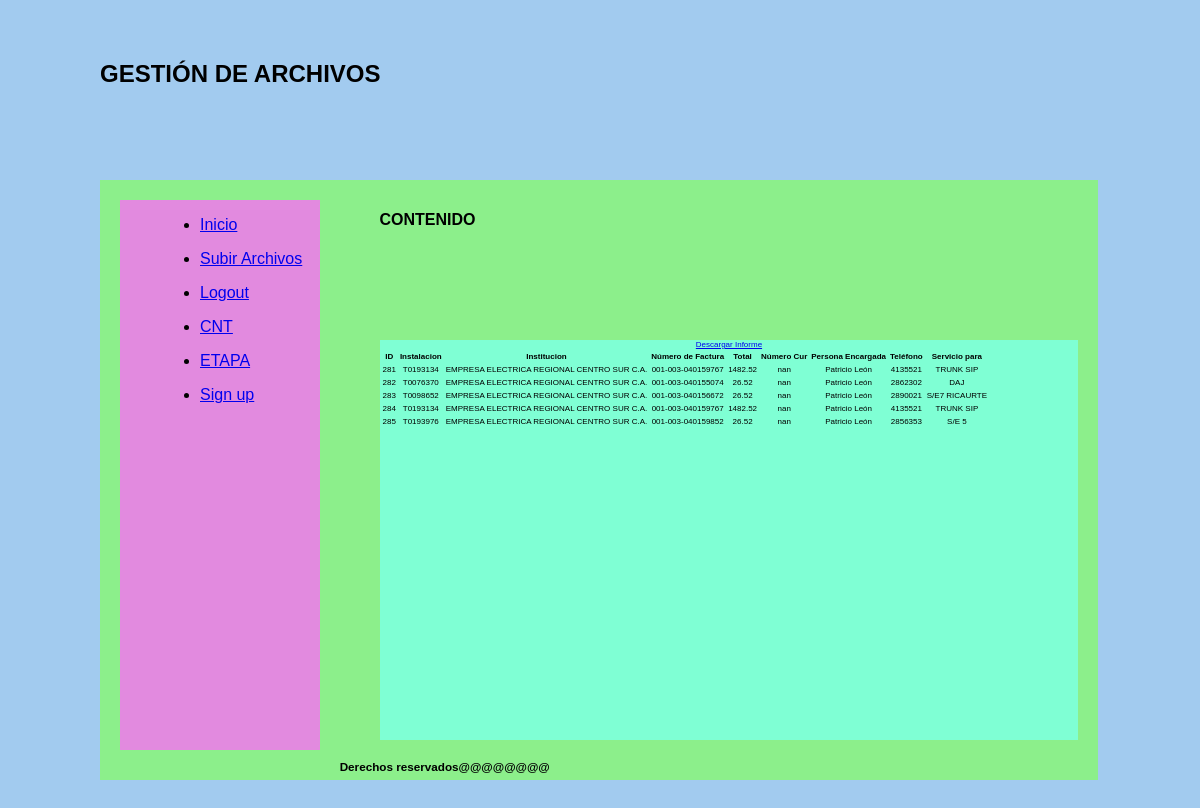
The app's page /listarEtapa/ (signed in), older data.
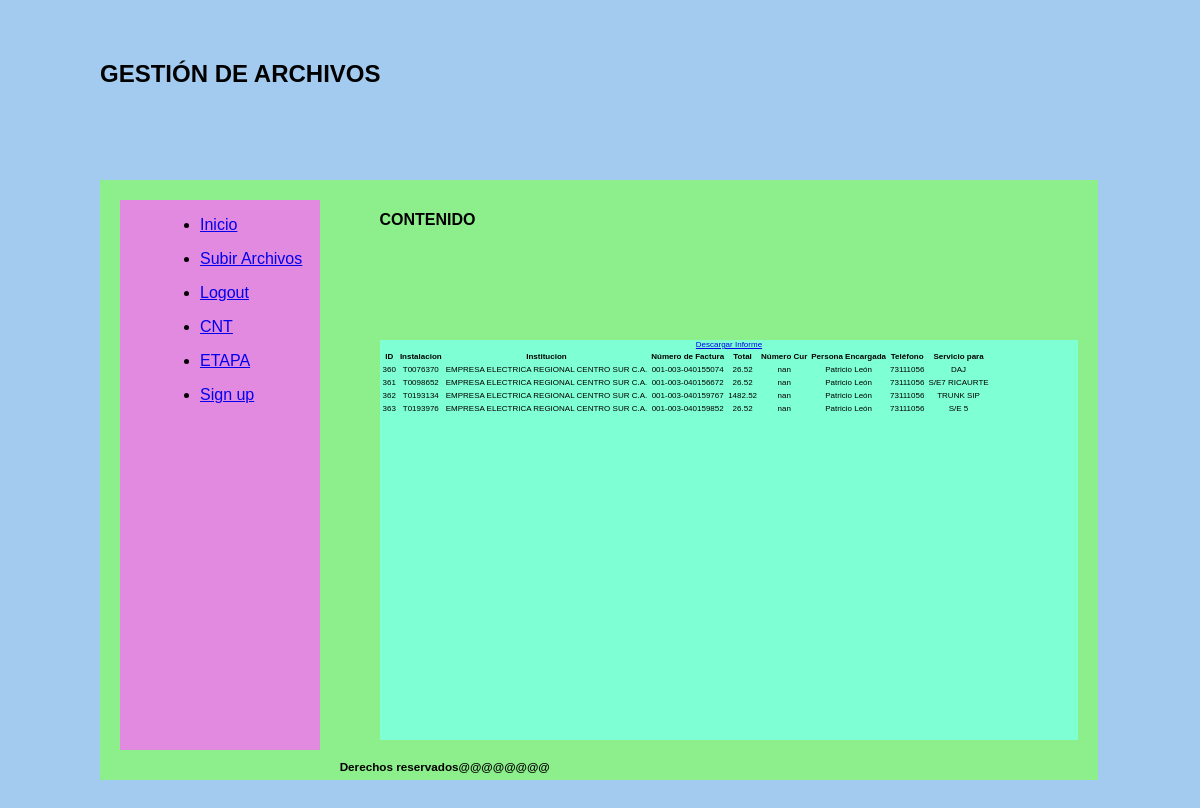
The same page, newer data.
### gestionarArchivos/models.py (models this page shows)
class Document(models.Model):
    title = models.CharField(max_length = 200)
    uploadedFile = models.FileField(upload_to = "UploadedFiles/")
    dateTimeOfUpload = models.DateTimeField(auto_now = True)
    factura=models.CharField(max_length=25, default='sin datos')
    telefono=models.CharField(max_length=10, default='')
    total=models.FloatField(default=0.0)
    provincia=models.CharField(max_length=50, default='')
    canton=models.CharField(max_length=50,default='')
    lugar=models.CharField(max_length=100,default='')
    direccion=models.CharField(max_length=255, default='')
    instalacion=models.CharField(max_length=10, default='')
    institucion=models.CharField(max_length=100,default='')
    numeroCur=models.CharField(max_length=10,default='N/A')
    personaEncargada=models.CharField(max_length=100,default='Patricio León')
    rucEmisor=models.CharField(max_length=13,default='1768152560001')

### gestionarArchivos/views.py (the view)
# urls.py: path("listarEtapa/",listarEtapa,name='listarEtapa'),
def listarEtapa(request):
    if request.user.is_authenticated:
        documents = models.Document.objects.all().filter(rucEmisor='0160050020001')
        return render(request, "listaretapa.html", context = {
            "files": documents})
    else:
        return render(request,'home.html')

### gestionarArchivos/templates/listaretapa.html
{% extends 'base.html' %}
{% block content %}
    <form action="">
        <a href="../generarInformeEtapa">Descargar Informe</a>
        <table>
            <tr>
                <th>ID</th>
                <th>Instalacion</th>
                <th>Institucion</th>
                <th>Número de Factura</th>
                <th>Total</th>
                <th>Número Cur</th>
                <th>Persona Encargada</th>
                <th>Teléfono</th>
                <th>Servicio para</th>
            </tr>
            {% for file in files %}
                <tr>
                    <td>{{ file.id }}</td>
                    <td>{{ file.instalacion }}</td>
                    <td>{{file.institucion }}</td>
                    <td>{{ file.factura }}</td>
                    <td>{{ file.total }}</td>
                    <td>{{ file.numeroCur }}</td>
                    <td>{{ file.personaEncargada }}</td>
                    <td>{{ file.telefono }}</td>
                    <td>{{ file.direccion }}</td>
                </tr>
            {% endfor %}
        </table>
        {% endblock %}

### gestionarArchivos/templates/base.html (shortened to what this page needs)
<!DOCTYPE html>
<html lang="en">
<head>
    {% load static %}
    <link type="text/css" rel="stylesheet" href="{% static 'estilos.css' %}" />
</head>
<body>
    <div class="encabezado1">
        <h1>GESTIÓN DE ARCHIVOS</h1>
    </div>
    <div class="contenido">
    <div class="menu">
        <menu>
            <ul><li><a href="{% url 'home' %}">Inicio</a></li></ul>
            {% if user.is_authenticated %}
                <ul><li><a href="{% url 'uploadFile' %}">Subir Archivos</a></li></ul>
                <ul><li><a href="{% url 'logout' %}">Logout</a></li></ul>
                <ul><li><a href="{% url 'listarCnt' %}">CNT</a></li></ul>
                <ul><li><a href="{% url 'listarEtapa' %}">ETAPA</a></li></ul>
                <ul><li><a href="{% url 'signup' %}">Sign up</a></li></ul>
            {% else %}
                <ul><li><a href="{% url 'login' %}">Login</a></li></ul>
            {% endif %}
        </menu>
    </div>
    <div class="encabezado2">
        <h1>CONTENIDO</h1>
    </div>
    <div class="pagina">
        {% block content %}
        {% endblock %}
    </div>
    <div class="piepagina">
        <h3>Derechos reservados@@@@@@@@</h3>
    </div>
    </div>
</body>
</html>

### gestionarArchivos/static/estilos.css (style rules this page uses)
body { padding:20px; margin:20px 60px; font-family:Arial; font-size: 12px; background-color:rgb(162, 203, 239); }
.encabezado1 { width: 96%; height: 100px; background-color: D0FA58; margin: 20px 20px 20px 20px ; }
.encabezado2 { width: 70%; height: 100px; float: right; background-color: D0FA58; margin: 20px 20px 20px 20px ; }
.contenido { width: 96%; height: 600px; background-color: rgb(140, 239, 139); margin: 20px 20px 20px 20px ; font-size: 8px; }
.menu { width: 20%; height: 550px; background-color: rgb(226, 138, 223); margin: 20px 20px 20px 20px ; float: left; text-align:left; font-size: 16px; }
.pagina { width: 70%; height: 400px; background-color:aquamarine; margin: 20px 20px 20px 20px ; float: right; text-align:center; }
.piepagina { width: 96%; height: 100px; background-color: D0FA58; margin: 20px 20px 20px 20px ; border-color: black; border:2px; font-family:Arial; font-size: 10px; }

Row changes from the older to the newer data that the page shows:
removed Document: id "281", instalacion "T0193134", institucion "EMPRESA ELECTRICA REGIONAL CENTRO SUR C.A.", factura "001-003-040159767", total "1482.52", numeroCur "nan", personaEncargada "Patricio León", telefono "4135521", direccion "TRUNK SIP"
removed Document: id "282", instalacion "T0076370", institucion "EMPRESA ELECTRICA REGIONAL CENTRO SUR C.A.", factura "001-003-040155074", total "26.52", numeroCur "nan", personaEncargada "Patricio León", telefono "2862302", direccion "DAJ"
removed Document: id "283", instalacion "T0098652", institucion "EMPRESA ELECTRICA REGIONAL CENTRO SUR C.A.", factura "001-003-040156672", total "26.52", numeroCur "nan", personaEncargada "Patricio León", telefono "2890021", direccion "S/E7 RICAURTE"
removed Document: id "284", instalacion "T0193134", institucion "EMPRESA ELECTRICA REGIONAL CENTRO SUR C.A.", factura "001-003-040159767", total "1482.52", numeroCur "nan", personaEncargada "Patricio León", telefono "4135521", direccion "TRUNK SIP"
removed Document: id "285", instalacion "T0193976", institucion "EMPRESA ELECTRICA REGIONAL CENTRO SUR C.A.", factura "001-003-040159852", total "26.52", numeroCur "nan", personaEncargada "Patricio León", telefono "2856353", direccion "S/E 5"
added Document: id "360", instalacion "T0076370", institucion "EMPRESA ELECTRICA REGIONAL CENTRO SUR C.A.", factura "001-003-040155074", total "26.52", numeroCur "nan", personaEncargada "Patricio León", telefono "73111056", direccion "DAJ"
added Document: id "361", instalacion "T0098652", institucion "EMPRESA ELECTRICA REGIONAL CENTRO SUR C.A.", factura "001-003-040156672", total "26.52", numeroCur "nan", personaEncargada "Patricio León", telefono "73111056", direccion "S/E7 RICAURTE"
added Document: id "362", instalacion "T0193134", institucion "EMPRESA ELECTRICA REGIONAL CENTRO SUR C.A.", factura "001-003-040159767", total "1482.52", numeroCur "nan", personaEncargada "Patricio León", telefono "73111056", direccion "TRUNK SIP"
added Document: id "363", instalacion "T0193976", institucion "EMPRESA ELECTRICA REGIONAL CENTRO SUR C.A.", factura "001-003-040159852", total "26.52", numeroCur "nan", personaEncargada "Patricio León", telefono "73111056", direccion "S/E 5"
